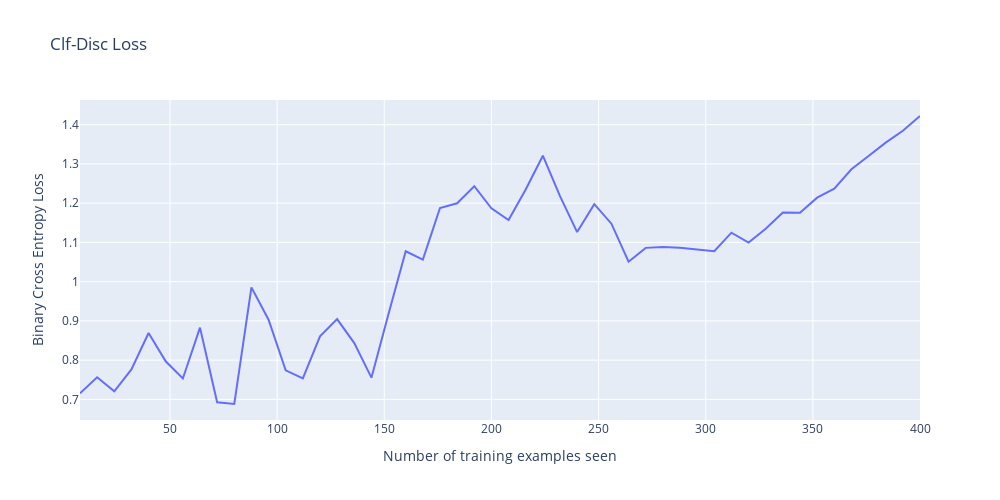

Source (notebook cell):
### Code cell
fig = go.Figure()
fig.add_trace(go.Scatter(x=clf_disc_train_counter, y=clf_disc_losses, mode='lines', name='Clf-Disc Train Loss'))
fig.update_layout(
    width=1000,
    height=500,
    title="Clf-Disc Loss",
    xaxis_title="Number of training examples seen",
    yaxis_title="Binary Cross Entropy Loss"),
fig.show()
fig.write_image(output_path+"/Clf-Disc Loss.pdf")

data = {
    'Number of training examples seen': clf_disc_train_counter,
    'Clf-Disc Train Loss': clf_disc_losses
}

df = pd.DataFrame(data)
plt.figure(figsize=(10, 5))
sns.lineplot(data=df, x='Number of training examples seen', y='Clf-Disc Train Loss', label='Clf-Disc Train Loss')
plt.title("Clf-Disc Loss")
plt.xlabel("Number of training examples seen")
plt.ylabel("Binary Cross Entropy Loss")
plt.savefig(output_path+"/Clf-Disc Loss.eps", format='eps', bbox_inches='tight')
plt.savefig(output_path+"/Clf-Disc Loss.png", format='png', bbox_inches='tight',dpi=300)
plt.show()

### Figure 1 — Plotly figure (JSON) as saved in the notebook; plotly's stock layout.template omitted (floating-point values rounded to 4 significant figures)
{"data": [{"mode": "lines", "name": "Clf-Disc Train Loss", "type": "scatter", "x": [8, 16, 24, 32, 40, 48, 56, 64, 72, 80, 88, 96, 104, 112, 120, 128, 136, 144, 152, 160, 168, 176, 184, 192, 200, 208, 216, 224, 232, 240, 248, 256, 264, 272, 280, 288, 296, 304, 312, 320, 328, 336, 344, 352, 360, 368, 376, 384, 392, 400], "y": [0.7153, 0.7565, 0.7208, 0.7765, 0.8691, 0.797, 0.7533, 0.883, 0.6928, 0.6883, 0.9854, 0.9029, 0.774, 0.7533, 0.8607, 0.9045, 0.8436, 0.7554, 0.9181, 1.077, 1.056, 1.188, 1.2, 1.243, 1.187, 1.157, 1.235, 1.321, 1.218, 1.126, 1.197, 1.148, 1.051, 1.086, 1.088, 1.087, 1.082, 1.078, 1.125, 1.1, 1.135, 1.176, 1.176, 1.214, 1.237, 1.286, 1.32, 1.354, 1.384, 1.422]}], "layout": {"height": 500, "title": {"text": "Clf-Disc Loss"}, "width": 1000, "xaxis": {"title": {"text": "Number of training examples seen"}}, "yaxis": {"title": {"text": "Binary Cross Entropy Loss"}}}}
